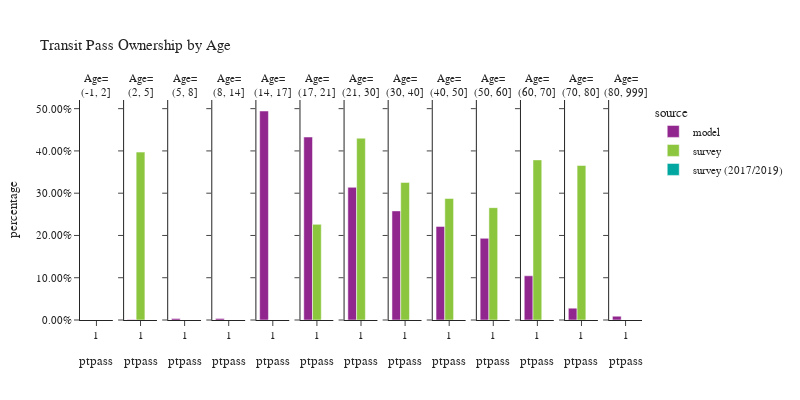

Notebook code for this chart:
### Code cell
plot_transit_pass(person, 'age', 'Age', 'Age')

### Figure 1 — Plotly figure (JSON) as saved in the notebook; plotly's stock layout.template omitted (floating-point values rounded to 4 significant figures)
{"data": [{"alignmentgroup": "True", "customdata": [[0]], "hovertemplate": "source=model<br>age=(-1, 2]<br>ptpass=%{x}<br>percentage=%{y}<br>sample count=%{customdata[0]}<extra></extra>", "legendgroup": "model", "marker": {"color": "#91268F", "pattern": {"shape": ""}}, "name": "model", "offsetgroup": "model", "orientation": "v", "showlegend": true, "textposition": "auto", "type": "bar", "x": [1.0], "xaxis": "x", "y": [0.0], "yaxis": "y"}, {"alignmentgroup": "True", "customdata": [[140]], "hovertemplate": "source=model<br>age=(2, 5]<br>ptpass=%{x}<br>percentage=%{y}<br>sample count=%{customdata[0]}<extra></extra>", "legendgroup": "model", "marker": {"color": "#91268F", "pattern": {"shape": ""}}, "name": "model", "offsetgroup": "model", "orientation": "v", "showlegend": false, "textposition": "auto", "type": "bar", "x": [1.0], "xaxis": "x2", "y": [0.001036], "yaxis": "y2"}, {"alignmentgroup": "True", "customdata": [[503]], "hovertemplate": "source=model<br>age=(5, 8]<br>ptpass=%{x}<br>percentage=%{y}<br>sample count=%{customdata[0]}<extra></extra>", "legendgroup": "model", "marker": {"color": "#91268F", "pattern": {"shape": ""}}, "name": "model", "offsetgroup": "model", "orientation": "v", "showlegend": false, "textposition": "auto", "type": "bar", "x": [1.0], "xaxis": "x3", "y": [0.003687], "yaxis": "y3"}, {"alignmentgroup": "True", "customdata": [[1016]], "hovertemplate": "source=model<br>age=(8, 14]<br>ptpass=%{x}<br>percentage=%{y}<br>sample count=%{customdata[0]}<extra></extra>", "legendgroup": "model", "marker": {"color": "#91268F", "pattern": {"shape": ""}}, "name": "model", "offsetgroup": "model", "orientation": "v", "showlegend": false, "textposition": "auto", "type": "bar", "x": [1.0], "xaxis": "x4", "y": [0.003819], "yaxis": "y4"}, {"alignmentgroup": "True", "customdata": [[63964]], "hovertemplate": "source=model<br>age=(14, 17]<br>ptpass=%{x}<br>percentage=%{y}<br>sample count=%{customdata[0]}<extra></extra>", "legendgroup": "model", "marker": {"color": "#91268F", "pattern": {"shape": ""}}, "name": "model", "offsetgroup": "model", "orientation": "v", "showlegend": false, "textposition": "auto", "type": "bar", "x": [1.0], "xaxis": "x5", "y": [0.4944], "yaxis": "y5"}, {"alignmentgroup": "True", "customdata": [[70025]], "hovertemplate": "source=model<br>age=(17, 21]<br>ptpass=%{x}<br>percentage=%{y}<br>sample count=%{customdata[0]}<extra></extra>", "legendgroup": "model", "marker": {"color": "#91268F", "pattern": {"shape": ""}}, "name": "model", "offsetgroup": "model", "orientation": "v", "showlegend": false, "textposition": "auto", "type": "bar", "x": [1.0], "xaxis": "x6", "y": [0.4329], "yaxis": "y6"}, {"alignmentgroup": "True", "customdata": [[172836]], "hovertemplate": "source=model<br>age=(21, 30]<br>ptpass=%{x}<br>percentage=%{y}<br>sample count=%{customdata[0]}<extra></extra>", "legendgroup": "model", "marker": {"color": "#91268F", "pattern": {"shape": ""}}, "name": "model", "offsetgroup": "model", "orientation": "v", "showlegend": false, "textposition": "auto", "type": "bar", "x": [1.0], "xaxis": "x7", "y": [0.3139], "yaxis": "y7"}, {"alignmentgroup": "True", "customdata": [[164246]], "hovertemplate": "source=model<br>age=(30, 40]<br>ptpass=%{x}<br>percentage=%{y}<br>sample count=%{customdata[0]}<extra></extra>", "legendgroup": "model", "marker": {"color": "#91268F", "pattern": {"shape": ""}}, "name": "model", "offsetgroup": "model", "orientation": "v", "showlegend": false, "textposition": "auto", "type": "bar", "x": [1.0], "xaxis": "x8", "y": [0.2581], "yaxis": "y8"}, {"alignmentgroup": "True", "customdata": [[113599]], "hovertemplate": "source=model<br>age=(40, 50]<br>ptpass=%{x}<br>percentage=%{y}<br>sample count=%{customdata[0]}<extra></extra>", "legendgroup": "model", "marker": {"color": "#91268F", "pattern": {"shape": ""}}, "name": "model", "offsetgroup": "model", "orientation": "v", "showlegend": false, "textposition": "auto", "type": "bar", "x": [1.0], "xaxis": "x9", "y": [0.2215], "yaxis": "y9"}, {"alignmentgroup": "True", "customdata": [[92968]], "hovertemplate": "source=model<br>age=(50, 60]<br>ptpass=%{x}<br>percentage=%{y}<br>sample count=%{customdata[0]}<extra></extra>", "legendgroup": "model", "marker": {"color": "#91268F", "pattern": {"shape": ""}}, "name": "model", "offsetgroup": "model", "orientation": "v", "showlegend": false, "textposition": "auto", "type": "bar", "x": [1.0], "xaxis": "x10", "y": [0.1933], "yaxis": "y10"}, {"alignmentgroup": "True", "customdata": [[42312]], "hovertemplate": "source=model<br>age=(60, 70]<br>ptpass=%{x}<br>percentage=%{y}<br>sample count=%{customdata[0]}<extra></extra>", "legendgroup": "model", "marker": {"color": "#91268F", "pattern": {"shape": ""}}, "name": "model", "offsetgroup": "model", "orientation": "v", "showlegend": false, "textposition": "auto", "type": "bar", "x": [1.0], "xaxis": "x11", "y": [0.1046], "yaxis": "y11"}, {"alignmentgroup": "True", "customdata": [[5951]], "hovertemplate": "source=model<br>age=(70, 80]<br>ptpass=%{x}<br>percentage=%{y}<br>sample count=%{customdata[0]}<extra></extra>", "legendgroup": "model", "marker": {"color": "#91268F", "pattern": {"shape": ""}}, "name": "model", "offsetgroup": "model", "orientation": "v", "showlegend": false, "textposition": "auto", "type": "bar", "x": [1.0], "xaxis": "x12", "y": [0.02792], "yaxis": "y12"}, {"alignmentgroup": "True", "customdata": [[956]], "hovertemplate": "source=model<br>age=(80, 999]<br>ptpass=%{x}<br>percentage=%{y}<br>sample count=%{customdata[0]}<extra></extra>", "legendgroup": "model", "marker": {"color": "#91268F", "pattern": {"shape": ""}}, "name": "model", "offsetgroup": "model", "orientation": "v", "showlegend": false, "textposition": "auto", "type": "bar", "x": [1.0], "xaxis": "x13", "y": [0.008985], "yaxis": "y13"}, {"alignmentgroup": "True", "customdata": [[0]], "hovertemplate": "source=survey<br>age=(-1, 2]<br>ptpass=%{x}<br>percentage=%{y}<br>sample count=%{customdata[0]}<extra></extra>", "legendgroup": "survey", "marker": {"color": "#8CC63E", "pattern": {"shape": ""}}, "name": "survey", "offsetgroup": "survey", "orientation": "v", "showlegend": true, "textposition": "auto", "type": "bar", "x": [1.0], "xaxis": "x", "y": [0.0], "yaxis": "y"}, {"alignmentgroup": "True", "customdata": [[5]], "hovertemplate": "source=survey<br>age=(2, 5]<br>ptpass=%{x}<br>percentage=%{y}<br>sample count=%{customdata[0]}<extra></extra>", "legendgroup": "survey", "marker": {"color": "#8CC63E", "pattern": {"shape": ""}}, "name": "survey", "offsetgroup": "survey", "orientation": "v", "showlegend": false, "textposition": "auto", "type": "bar", "x": [1.0], "xaxis": "x2", "y": [0.3972], "yaxis": "y2"}, {"alignmentgroup": "True", "customdata": [[0]], "hovertemplate": "source=survey<br>age=(5, 8]<br>ptpass=%{x}<br>percentage=%{y}<br>sample count=%{customdata[0]}<extra></extra>", "legendgroup": "survey", "marker": {"color": "#8CC63E", "pattern": {"shape": ""}}, "name": "survey", "offsetgroup": "survey", "orientation": "v", "showlegend": false, "textposition": "auto", "type": "bar", "x": [1.0], "xaxis": "x3", "y": [0.0], "yaxis": "y3"}, {"alignmentgroup": "True", "customdata": [[0]], "hovertemplate": "source=survey<br>age=(8, 14]<br>ptpass=%{x}<br>percentage=%{y}<br>sample count=%{customdata[0]}<extra></extra>", "legendgroup": "survey", "marker": {"color": "#8CC63E", "pattern": {"shape": ""}}, "name": "survey", "offsetgroup": "survey", "orientation": "v", "showlegend": false, "textposition": "auto", "type": "bar", "x": [1.0], "xaxis": "x4", "y": [0.0], "yaxis": "y4"}, {"alignmentgroup": "True", "customdata": [[0]], "hovertemplate": "source=survey<br>age=(14, 17]<br>ptpass=%{x}<br>percentage=%{y}<br>sample count=%{customdata[0]}<extra></extra>", "legendgroup": "survey", "marker": {"color": "#8CC63E", "pattern": {"shape": ""}}, "name": "survey", "offsetgroup": "survey", "orientation": "v", "showlegend": false, "textposition": "auto", "type": "bar", "x": [1.0], "xaxis": "x5", "y": [0.0], "yaxis": "y5"}, {"alignmentgroup": "True", "customdata": [[127]], "hovertemplate": "source=survey<br>age=(17, 21]<br>ptpass=%{x}<br>percentage=%{y}<br>sample count=%{customdata[0]}<extra></extra>", "legendgroup": "survey", "marker": {"color": "#8CC63E", "pattern": {"shape": ""}}, "name": "survey", "offsetgroup": "survey", "orientation": "v", "showlegend": false, "textposition": "auto", "type": "bar", "x": [1.0], "xaxis": "x6", "y": [0.2263], "yaxis": "y6"}, {"alignmentgroup": "True", "customdata": [[722]], "hovertemplate": "source=survey<br>age=(21, 30]<br>ptpass=%{x}<br>percentage=%{y}<br>sample count=%{customdata[0]}<extra></extra>", "legendgroup": "survey", "marker": {"color": "#8CC63E", "pattern": {"shape": ""}}, "name": "survey", "offsetgroup": "survey", "orientation": "v", "showlegend": false, "textposition": "auto", "type": "bar", "x": [1.0], "xaxis": "x7", "y": [0.4301], "yaxis": "y7"}, {"alignmentgroup": "True", "customdata": [[527]], "hovertemplate": "source=survey<br>age=(30, 40]<br>ptpass=%{x}<br>percentage=%{y}<br>sample count=%{customdata[0]}<extra></extra>", "legendgroup": "survey", "marker": {"color": "#8CC63E", "pattern": {"shape": ""}}, "name": "survey", "offsetgroup": "survey", "orientation": "v", "showlegend": false, "textposition": "auto", "type": "bar", "x": [1.0], "xaxis": "x8", "y": [0.3255], "yaxis": "y8"}, {"alignmentgroup": "True", "customdata": [[359]], "hovertemplate": "source=survey<br>age=(40, 50]<br>ptpass=%{x}<br>percentage=%{y}<br>sample count=%{customdata[0]}<extra></extra>", "legendgroup": "survey", "marker": {"color": "#8CC63E", "pattern": {"shape": ""}}, "name": "survey", "offsetgroup": "survey", "orientation": "v", "showlegend": false, "textposition": "auto", "type": "bar", "x": [1.0], "xaxis": "x9", "y": [0.2875], "yaxis": "y9"}, {"alignmentgroup": "True", "customdata": [[340]], "hovertemplate": "source=survey<br>age=(50, 60]<br>ptpass=%{x}<br>percentage=%{y}<br>sample count=%{customdata[0]}<extra></extra>", "legendgroup": "survey", "marker": {"color": "#8CC63E", "pattern": {"shape": ""}}, "name": "survey", "offsetgroup": "survey", "orientation": "v", "showlegend": false, "textposition": "auto", "type": "bar", "x": [1.0], "xaxis": "x10", "y": [0.2658], "yaxis": "y10"}, {"alignmentgroup": "True", "customdata": [[373]], "hovertemplate": "source=survey<br>age=(60, 70]<br>ptpass=%{x}<br>percentage=%{y}<br>sample count=%{customdata[0]}<extra></extra>", "legendgroup": "survey", "marker": {"color": "#8CC63E", "pattern": {"shape": ""}}, "name": "survey", "offsetgroup": "survey", "orientation": "v", "showlegend": false, "textposition": "auto", "type": "bar", "x": [1.0], "xaxis": "x11", "y": [0.3788], "yaxis": "y11"}, {"alignmentgroup": "True", "customdata": [[184]], "hovertemplate": "source=survey<br>age=(70, 80]<br>ptpass=%{x}<br>percentage=%{y}<br>sample count=%{customdata[0]}<extra></extra>", "legendgroup": "survey", "marker": {"color": "#8CC63E", "pattern": {"shape": ""}}, "name": "survey", "offsetgroup": "survey", "orientation": "v", "showlegend": false, "textposition": "auto", "type": "bar", "x": [1.0], "xaxis": "x12", "y": [0.3656], "yaxis": "y12"}, {"alignmentgroup": "True", "customdata": [[0]], "hovertemplate": "source=survey<br>age=(80, 999]<br>ptpass=%{x}<br>percentage=%{y}<br>sample count=%{customdata[0]}<extra></extra>", "legendgroup": "survey", "marker": {"color": "#8CC63E", "pattern": {"shape": ""}}, "name": "survey", "offsetgroup": "survey", "orientation": "v", "showlegend": false, "textposition": "auto", "type": "bar", "x": [1.0], "xaxis": "x13", "y": [null], "yaxis": "y13"}, {"alignmentgroup": "True", "customdata": [[0]], "hovertemplate": "source=survey (2017/2019)<br>age=(-1, 2]<br>ptpass=%{x}<br>percentage=%{y}<br>sample count=%{customdata[0]}<extra></extra>", "legendgroup": "survey (2017/2019)", "marker": {"color": "#00A7A0", "pattern": {"shape": ""}}, "name": "survey (2017/2019)", "offsetgroup": "survey (2017/2019)", "orientation": "v", "showlegend": true, "textposition": "auto", "type": "bar", "x": [1.0], "xaxis": "x", "y": [0.0], "yaxis": "y"}, {"alignmentgroup": "True", "customdata": [[0]], "hovertemplate": "source=survey (2017/2019)<br>age=(2, 5]<br>ptpass=%{x}<br>percentage=%{y}<br>sample count=%{customdata[0]}<extra></extra>", "legendgroup": "survey (2017/2019)", "marker": {"color": "#00A7A0", "pattern": {"shape": ""}}, "name": "survey (2017/2019)", "offsetgroup": "survey (2017/2019)", "orientation": "v", "showlegend": false, "textposition": "auto", "type": "bar", "x": [1.0], "xaxis": "x2", "y": [null], "yaxis": "y2"}, {"alignmentgroup": "True", "customdata": [[0]], "hovertemplate": "source=survey (2017/2019)<br>age=(5, 8]<br>ptpass=%{x}<br>percentage=%{y}<br>sample count=%{customdata[0]}<extra></extra>", "legendgroup": "survey (2017/2019)", "marker": {"color": "#00A7A0", "pattern": {"shape": ""}}, "name": "survey (2017/2019)", "offsetgroup": "survey (2017/2019)", "orientation": "v", "showlegend": false, "textposition": "auto", "type": "bar", "x": [1.0], "xaxis": "x3", "y": [0.0], "yaxis": "y3"}, {"alignmentgroup": "True", "customdata": [[0]], "hovertemplate": "source=survey (2017/2019)<br>age=(8, 14]<br>ptpass=%{x}<br>percentage=%{y}<br>sample count=%{customdata[0]}<extra></extra>", "legendgroup": "survey (2017/2019)", "marker": {"color": "#00A7A0", "pattern": {"shape": ""}}, "name": "survey (2017/2019)", "offsetgroup": "survey (2017/2019)", "orientation": "v", "showlegend": false, "textposition": "auto", "type": "bar", "x": [1.0], "xaxis": "x4", "y": [0.0], "yaxis": "y4"}, {"alignmentgroup": "True", "customdata": [[0]], "hovertemplate": "source=survey (2017/2019)<br>age=(14, 17]<br>ptpass=%{x}<br>percentage=%{y}<br>sample count=%{customdata[0]}<extra></extra>", "legendgroup": "survey (2017/2019)", "marker": {"color": "#00A7A0", "pattern": {"shape": ""}}, "name": "survey (2017/2019)", "offsetgroup": "survey (2017/2019)", "orientation": "v", "showlegend": false, "textposition": "auto", "type": "bar", "x": [1.0], "xaxis": "x5", "y": [0.0], "yaxis": "y5"}, {"alignmentgroup": "True", "customdata": [[0]], "hovertemplate": "source=survey (2017/2019)<br>age=(17, 21]<br>ptpass=%{x}<br>percentage=%{y}<br>sample count=%{customdata[0]}<extra></extra>", "legendgroup": "survey (2017/2019)", "marker": {"color": "#00A7A0", "pattern": {"shape": ""}}, "name": "survey (2017/2019)", "offsetgroup": "survey (2017/2019)", "orientation": "v", "showlegend": false, "textposition": "auto", "type": "bar", "x": [1.0], "xaxis": "x6", "y": [0.0], "yaxis": "y6"}, {"alignmentgroup": "True", "customdata": [[0]], "hovertemplate": "source=survey (2017/2019)<br>age=(21, 30]<br>ptpass=%{x}<br>percentage=%{y}<br>sample count=%{customdata[0]}<extra></extra>", "legendgroup": "survey (2017/2019)", "marker": {"color": "#00A7A0", "pattern": {"shape": ""}}, "name": "survey (2017/2019)", "offsetgroup": "survey (2017/2019)", "orientation": "v", "showlegend": false, "textposition": "auto", "type": "bar", "x": [1.0], "xaxis": "x7", "y": [0.0], "yaxis": "y7"}, {"alignmentgroup": "True", "customdata": [[0]], "hovertemplate": "source=survey (2017/2019)<br>age=(30, 40]<br>ptpass=%{x}<br>percentage=%{y}<br>sample count=%{customdata[0]}<extra></extra>", "legendgroup": "survey (2017/2019)", "marker": {"color": "#00A7A0", "pattern": {"shape": ""}}, "name": "survey (2017/2019)", "offsetgroup": "survey (2017/2019)", "orientation": "v", "showlegend": false, "textposition": "auto", "type": "bar", "x": [1.0], "xaxis": "x8", "y": [0.0], "yaxis": "y8"}, {"alignmentgroup": "True", "customdata": [[0]], "hovertemplate": "source=survey (2017/2019)<br>age=(40, 50]<br>ptpass=%{x}<br>percentage=%{y}<br>sample count=%{customdata[0]}<extra></extra>", "legendgroup": "survey (2017/2019)", "marker": {"color": "#00A7A0", "pattern": {"shape": ""}}, "name": "survey (2017/2019)", "offsetgroup": "survey (2017/2019)", "orientation": "v", "showlegend": false, "textposition": "auto", "type": "bar", "x": [1.0], "xaxis": "x9", "y": [0.0], "yaxis": "y9"}, {"alignmentgroup": "True", "customdata": [[0]], "hovertemplate": "source=survey (2017/2019)<br>age=(50, 60]<br>ptpass=%{x}<br>percentage=%{y}<br>sample count=%{customdata[0]}<extra></extra>", "legendgroup": "survey (2017/2019)", "marker": {"color": "#00A7A0", "pattern": {"shape": ""}}, "name": "survey (2017/2019)", "offsetgroup": "survey (2017/2019)", "orientation": "v", "showlegend": false, "textposition": "auto", "type": "bar", "x": [1.0], "xaxis": "x10", "y": [0.0], "yaxis": "y10"}, {"alignmentgroup": "True", "customdata": [[0]], "hovertemplate": "source=survey (2017/2019)<br>age=(60, 70]<br>ptpass=%{x}<br>percentage=%{y}<br>sample count=%{customdata[0]}<extra></extra>", "legendgroup": "survey (2017/2019)", "marker": {"color": "#00A7A0", "pattern": {"shape": ""}}, "name": "survey (2017/2019)", "offsetgroup": "survey (2017/2019)", "orientation": "v", "showlegend": false, "textposition": "auto", "type": "bar", "x": [1.0], "xaxis": "x11", "y": [0.0], "yaxis": "y11"}, {"alignmentgroup": "True", "customdata": [[0]], "hovertemplate": "source=survey (2017/2019)<br>age=(70, 80]<br>ptpass=%{x}<br>percentage=%{y}<br>sample count=%{customdata[0]}<extra></extra>", "legendgroup": "survey (2017/2019)", "marker": {"color": "#00A7A0", "pattern": {"shape": ""}}, "name": "survey (2017/2019)", "offsetgroup": "survey (2017/2019)", "orientation": "v", "showlegend": false, "textposition": "auto", "type": "bar", "x": [1.0], "xaxis": "x12", "y": [0.0], "yaxis": "y12"}, {"alignmentgroup": "True", "customdata": [[0]], "hovertemplate": "source=survey (2017/2019)<br>age=(80, 999]<br>ptpass=%{x}<br>percentage=%{y}<br>sample count=%{customdata[0]}<extra></extra>", "legendgroup": "survey (2017/2019)", "marker": {"color": "#00A7A0", "pattern": {"shape": ""}}, "name": "survey (2017/2019)", "offsetgroup": "survey (2017/2019)", "orientation": "v", "showlegend": false, "textposition": "auto", "type": "bar", "x": [1.0], "xaxis": "x13", "y": [0.0], "yaxis": "y13"}], "layout": {"annotations": [{"font": {}, "showarrow": false, "text": "Age=<br>(-1, 2]", "x": 0.02923, "xanchor": "center", "xref": "paper", "y": 1.0, "yanchor": "bottom", "yref": "paper"}, {"font": {}, "showarrow": false, "text": "Age=<br>(2, 5]", "x": 0.1077, "xanchor": "center", "xref": "paper", "y": 1.0, "yanchor": "bottom", "yref": "paper"}, {"font": {}, "showarrow": false, "text": "Age=<br>(5, 8]", "x": 0.1862, "xanchor": "center", "xref": "paper", "y": 1.0, "yanchor": "bottom", "yref": "paper"}, {"font": {}, "showarrow": false, "text": "Age=<br>(8, 14]", "x": 0.2646, "xanchor": "center", "xref": "paper", "y": 1.0, "yanchor": "bottom", "yref": "paper"}, {"font": {}, "showarrow": false, "text": "Age=<br>(14, 17]", "x": 0.3431, "xanchor": "center", "xref": "paper", "y": 1.0, "yanchor": "bottom", "yref": "paper"}, {"font": {}, "showarrow": false, "text": "Age=<br>(17, 21]", "x": 0.4215, "xanchor": "center", "xref": "paper", "y": 1.0, "yanchor": "bottom", "yref": "paper"}, {"font": {}, "showarrow": false, "text": "Age=<br>(21, 30]", "x": 0.5, "xanchor": "center", "xref": "paper", "y": 1.0, "yanchor": "bottom", "yref": "paper"}, {"font": {}, "showarrow": false, "text": "Age=<br>(30, 40]", "x": 0.5785, "xanchor": "center", "xref": "paper", "y": 1.0, "yanchor": "bottom", "yref": "paper"}, {"font": {}, "showarrow": false, "text": "Age=<br>(40, 50]", "x": 0.6569, "xanchor": "center", "xref": "paper", "y": 1.0, "yanchor": "bottom", "yref": "paper"}, {"font": {}, "showarrow": false, "text": "Age=<br>(50, 60]", "x": 0.7354, "xanchor": "center", "xref": "paper", "y": 1.0, "yanchor": "bottom", "yref": "paper"}, {"font": {}, "showarrow": false, "text": "Age=<br>(60, 70]", "x": 0.8138, "xanchor": "center", "xref": "paper", "y": 1.0, "yanchor": "bottom", "yref": "paper"}, {"font": {}, "showarrow": false, "text": "Age=<br>(70, 80]", "x": 0.8923, "xanchor": "center", "xref": "paper", "y": 1.0, "yanchor": "bottom", "yref": "paper"}, {"font": {}, "showarrow": false, "text": "Age=<br>(80, 999]", "x": 0.9708, "xanchor": "center", "xref": "paper", "y": 1.0, "yanchor": "bottom", "yref": "paper"}], "barmode": "group", "font": {"size": 11}, "height": 400, "legend": {"title": {"text": "source"}, "tracegroupgap": 0}, "title": {"text": "Transit Pass Ownership by Age"}, "width": 800, "xaxis": {"anchor": "y", "domain": [0.0, 0.05846], "title": {"text": "ptpass"}}, "xaxis10": {"anchor": "y10", "domain": [0.7062, 0.7646], "matches": "x", "title": {"text": "ptpass"}}, "xaxis11": {"anchor": "y11", "domain": [0.7846, 0.8431], "matches": "x", "title": {"text": "ptpass"}}, "xaxis12": {"anchor": "y12", "domain": [0.8631, 0.9215], "matches": "x", "title": {"text": "ptpass"}}, "xaxis13": {"anchor": "y13", "domain": [0.9415, 1.0], "matches": "x", "title": {"text": "ptpass"}}, "xaxis2": {"anchor": "y2", "domain": [0.07846, 0.1369], "matches": "x", "title": {"text": "ptpass"}}, "xaxis3": {"anchor": "y3", "domain": [0.1569, 0.2154], "matches": "x", "title": {"text": "ptpass"}}, "xaxis4": {"anchor": "y4", "domain": [0.2354, 0.2938], "matches": "x", "title": {"text": "ptpass"}}, "xaxis5": {"anchor": "y5", "domain": [0.3138, 0.3723], "matches": "x", "title": {"text": "ptpass"}}, "xaxis6": {"anchor": "y6", "domain": [0.3923, 0.4508], "matches": "x", "title": {"text": "ptpass"}}, "xaxis7": {"anchor": "y7", "domain": [0.4708, 0.5292], "matches": "x", "title": {"text": "ptpass"}}, "xaxis8": {"anchor": "y8", "domain": [0.5492, 0.6077], "matches": "x", "title": {"text": "ptpass"}}, "xaxis9": {"anchor": "y9", "domain": [0.6277, 0.6862], "matches": "x", "title": {"text": "ptpass"}}, "yaxis": {"anchor": "x", "domain": [0.0, 1.0], "tickformat": ".2%", "title": {"text": "percentage"}}, "yaxis10": {"anchor": "x10", "domain": [0.0, 1.0], "matches": "y", "showticklabels": false, "tickformat": ".2%"}, "yaxis11": {"anchor": "x11", "domain": [0.0, 1.0], "matches": "y", "showticklabels": false, "tickformat": ".2%"}, "yaxis12": {"anchor": "x12", "domain": [0.0, 1.0], "matches": "y", "showticklabels": false, "tickformat": ".2%"}, "yaxis13": {"anchor": "x13", "domain": [0.0, 1.0], "matches": "y", "showticklabels": false, "tickformat": ".2%"}, "yaxis2": {"anchor": "x2", "domain": [0.0, 1.0], "matches": "y", "showticklabels": false, "tickformat": ".2%"}, "yaxis3": {"anchor": "x3", "domain": [0.0, 1.0], "matches": "y", "showticklabels": false, "tickformat": ".2%"}, "yaxis4": {"anchor": "x4", "domain": [0.0, 1.0], "matches": "y", "showticklabels": false, "tickformat": ".2%"}, "yaxis5": {"anchor": "x5", "domain": [0.0, 1.0], "matches": "y", "showticklabels": false, "tickformat": ".2%"}, "yaxis6": {"anchor": "x6", "domain": [0.0, 1.0], "matches": "y", "showticklabels": false, "tickformat": ".2%"}, "yaxis7": {"anchor": "x7", "domain": [0.0, 1.0], "matches": "y", "showticklabels": false, "tickformat": ".2%"}, "yaxis8": {"anchor": "x8", "domain": [0.0, 1.0], "matches": "y", "showticklabels": false, "tickformat": ".2%"}, "yaxis9": {"anchor": "x9", "domain": [0.0, 1.0], "matches": "y", "showticklabels": false, "tickformat": ".2%"}}}
